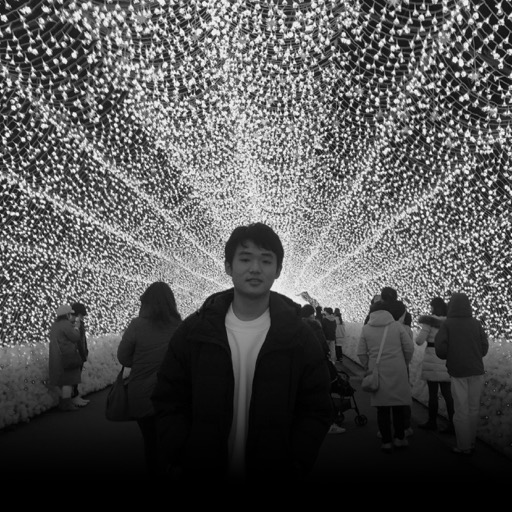
#> input picture src/assets/myImg.jpg, 512 x 512 px
$ python -i clip_to_depth.py   (imports and definitions only)
#> lines starting #> are read from the running program, lines starting #| are printed output that depends on the picture
#> further down, picture is the input picture: PIL image 512x512 RGB; min 0, max 255, mean 84.7
#!/usr/bin/env python3
"""
clip_to_depth.py — turn a video clip into depth-map sprite sheets for the dot field.

    python3 scripts/clip_to_depth.py my-clip.mp4 --name walle --frames 8

Writes public/figures/<name>-NN.webp, one sprite sheet per shot, and prints the
lines to paste into src/lib/figures.js:

    { id: 'walle1', label: 'Shot 1', clip: '/figures/walle-01.webp',
      frames: 8, cols: 4 }

--------------------------------------------------------------------------
WHY THIS EXISTS

The dot field reads BRIGHTNESS AS DISTANCE: bright = close to camera. Ordinary
footage does not obey that rule — it records how much light a surface
reflects, not how far away it is.

There are two ways in, and the script picks automatically.

  A. KEYED FOOTAGE (green screen, or any flat background colour).
     Much the better input. The key gives an exact silhouette, and from a
     silhouette we can build real geometry: a distance transform says how far
     each pixel sits from the edge of the subject, which rounds the shape into
     a solid volume — the same trick that makes the hand-drawn figures read as
     objects rather than flat stencils. The subject's own shading is then
     mixed in gently so surface features stay legible.
     Because the background is a known colour, it becomes exactly zero: no
     haze, and nothing for the shader's edge pass to mistake for a silhouette.

  B. UNKEYED FOOTAGE. Falls back to inverting luminance (film lights subjects
     against brighter backgrounds more often than not) weighted by local
     sharpness (out-of-focus == far). An approximation. Works on cinematic
     footage with shallow depth of field; struggles on flatly lit scenes.

For a real solution on unkeyed footage, run the clip through a monocular depth
model first — Video Depth Anything (CVPR 2025) is the current pick, because it
adds temporal consistency and so does not flicker frame to frame the way
per-frame Depth Anything V2 does. Then feed the result here with --no-invert.

Either way, normalisation happens across the WHOLE shot, never per frame.
Per-frame normalisation is what makes naive depth video strobe.
"""
import argparse, subprocess, tempfile
from pathlib import Path

import numpy as np
from PIL import Image, ImageFilter

ROOT = Path(__file__).resolve().parent.parent
OUT_DIR = ROOT / "public" / "figures"


# ---------------------------------------------------------------- probing --

# [87 lines left out: functions shot_boundaries, duration, grab, looks_keyed, subject_mask, distance_transform, not called in this run]


def blur(arr, r):
    return np.asarray(
        Image.fromarray((np.clip(arr, 0, 1) * 255).astype(np.uint8))
             .filter(ImageFilter.GaussianBlur(r)), dtype=np.float32) / 255.0


# ------------------------------------------------------------ depth models --

# [35 lines left out: function depth_keyed, not called in this run]


def depth_unkeyed(img, invert=True):
#> called with invert = True
    g = np.asarray(img.convert("L"), dtype=np.float32) / 255.0
    sharp = blur(np.abs(g - blur(g, 2)) * 6, 10)
#> in blur, `return np.asarray( Image.fromarray((np.clip(arr, 0, 1) * 255).astype(n..`:
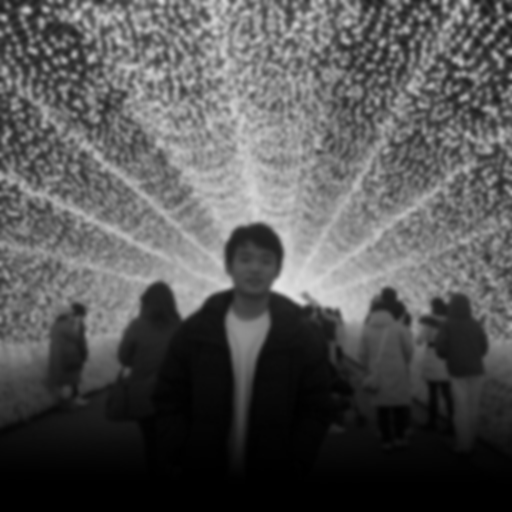
#> returned value: shape (512, 512) float32; min 0, max 0.894, mean 0.332
#> call 2 of blur, with r = 10
#> in blur (call 2), `return np.asarray( Image.fromarray((np.clip(arr, 0, 1) * 255).astype(n..`:
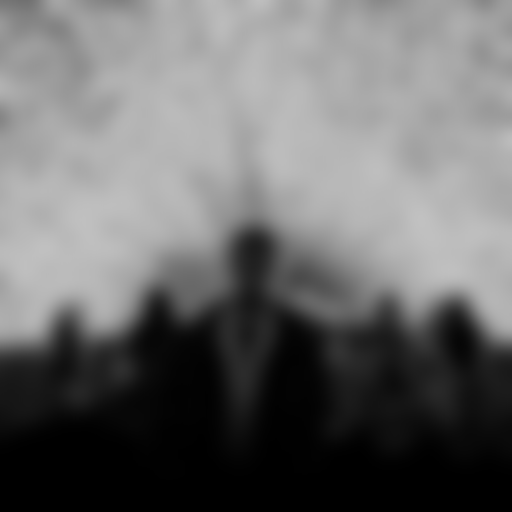
#> returned value: shape (512, 512) float32; min 0, max 0.757, mean 0.421
    base = (1.0 - g) if invert else g
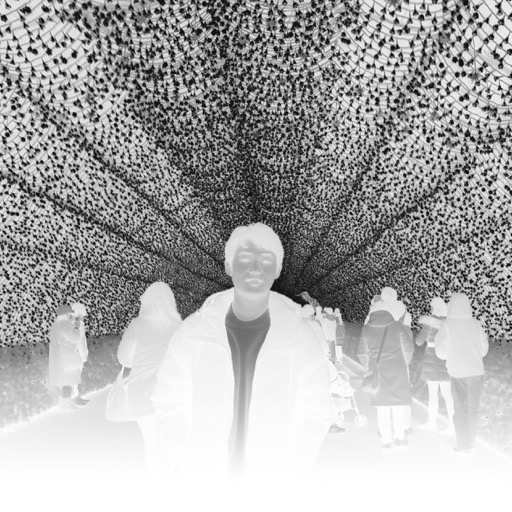
#> base: shape (512, 512) float32; min 0, max 1, mean 0.668
    return base * (0.40 + 0.60 * sharp)
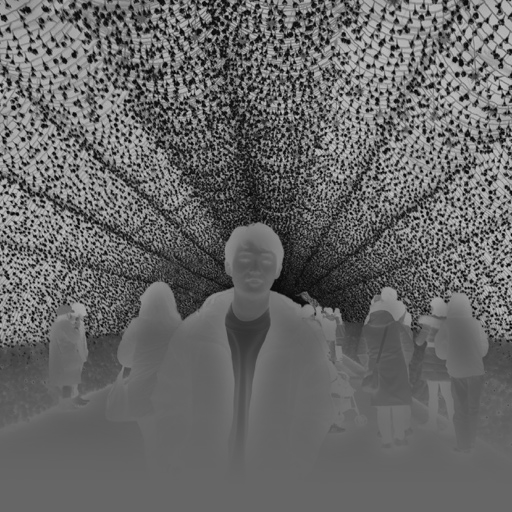
#> returned value: shape (512, 512) float32; min 0, max 0.784, mean 0.402


# -------------------------------------------------------------------- build --

# [80 lines left out: function build, not called in this run]


# [23 lines not run here, left out]

>>> from PIL import Image
>>> picture = Image.open('../src/assets/myImg.jpg')
>>> result = depth_unkeyed(picture)
